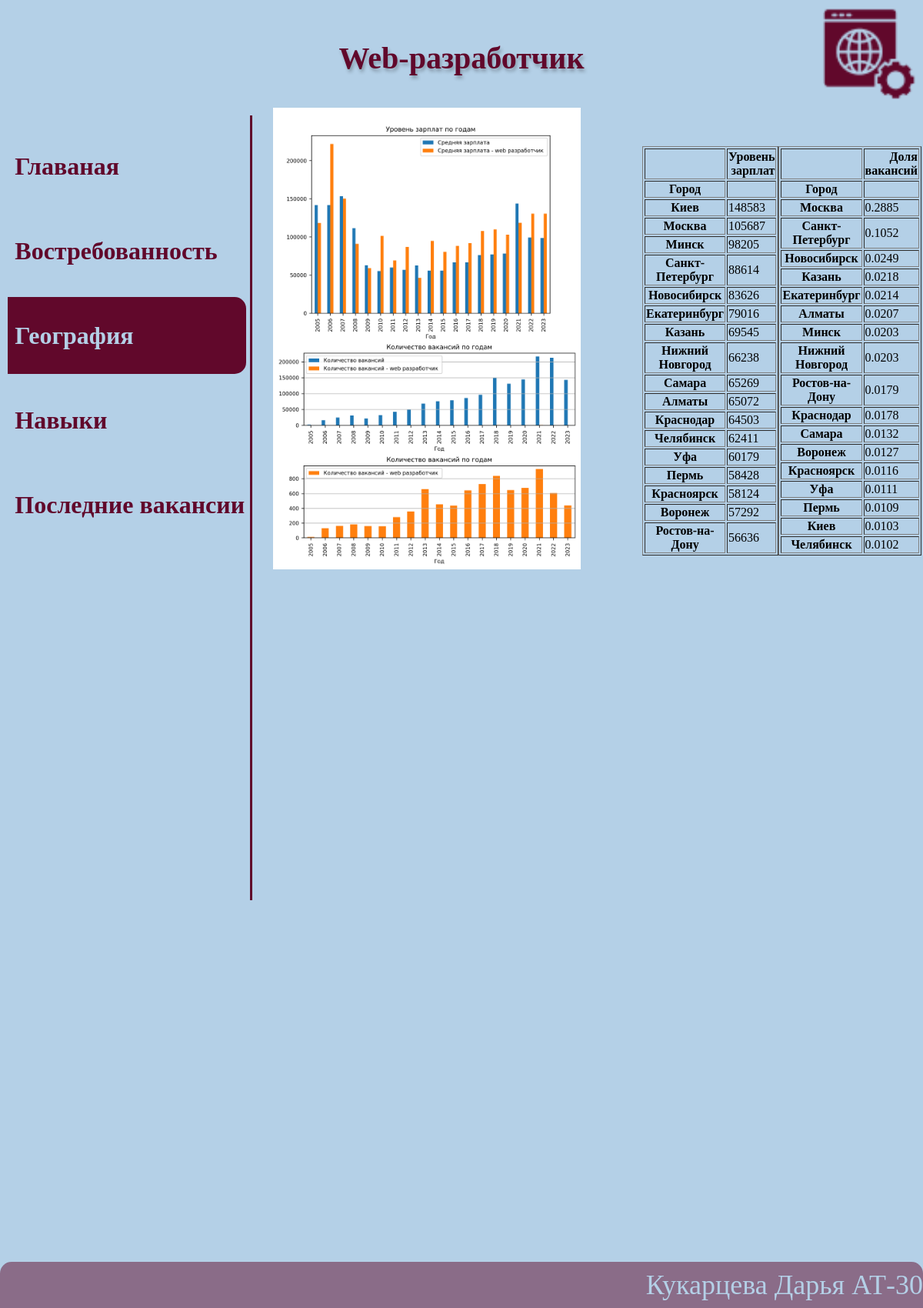
The app's page /location with its own data.
### web/models.py (models this page shows)
class Navigation(models.Model):
    role_name = models.TextField(blank=False, verbose_name='Роль', max_length=25)
    business_logo = models.ImageField(upload_to='images_secret/%Y/%m/%d', blank=False, verbose_name='Логотип компании')
    first_item = models.TextField(blank=False, verbose_name='Первый элемент', max_length=25)
    second_item = models.TextField(blank=False, verbose_name='Второй элемент', max_length=25)
    third_item = models.TextField(blank=False, verbose_name='Третий элемент', max_length=25)
    fourth_item = models.TextField(blank=False, verbose_name='Четвертый элемент', max_length=25)
    fifth_item = models.TextField(blank=False, verbose_name='Пятый элемент', max_length=25)
    creator = models.TextField(blank=False, verbose_name='Создатель', max_length=50)
    class Meta:
        db_table = 'navigation'

class Location(models.Model):
    city_salary_chart = models.ImageField(upload_to='images_secret/%Y/%m/%d', blank=False,
                                          verbose_name='График уровня зарплаты по городам')
    city_vacancy_chart = models.ImageField(upload_to='images_secret/%Y/%m/%d', blank=False,
                                           verbose_name='График доли вакансий по городам')
    data_table = models.TextField(blank=False, verbose_name='Таблица данных')
    class Meta:
        db_table = 'geography'

### web/views.py (the view)
# urls.py: path('location', geography_page, name='location'),
def geography_page(request):
    page_renderer = PageRenderer(request)
    return page_renderer.render_geography_page()

### web/views.py (called while the page is built)
    def render_page(self, template_name):
        return render(self.request, template_name, self.context)

    def render_geography_page(self):
        self.context['context'] = Location.objects.all()
        return self.render_page('Geography.html')

### templates/Geography.html (shortened to what this page needs)
{% load static %}
<!DOCTYPE html>
<html lang="ru">
<head>
    <link rel="stylesheet" href="{% static "css/styles.css" %}">
</head>
<body>
<header>
    <div class="name">
        {% for nav in navigation %}
            <p style="margin-top: 50px">Web-разработчик</p>
            <img class="logo" src="{% static 'images/logotip.png' %}">
            </div>
            </header>
            <main>
            <div class="body" style="height: 1700px;">
            <div class="navigation">
                <nav>
                    <ul>
                        <li>
                            <div><a href="/">{{ nav.first_item }}</a></div>
                        </li>
                        <li>
                            <div><a
                                    href={% url 'relevance' %}>{{ nav.second_item }}</a></div>
                        </li>
                        <li>
                            <div style="border-radius: 0px 15px 15px 0px; background: #61082B;"><a
                                    style="color: #B4D0E7 !important;"
                                    href={% url 'location' %}>{{ nav.third_item }}</a></div>
                        </li>
                        <li>
                            <div><a href={% url 'abilities' %}>{{ nav.fourth_item }}</a></div>
                        </li>
                        <li>
                            <div><a href={% url 'hh' %}>{{ nav.fifth_item }}</a></div>
                        </li>
                    </ul>
                </nav>
            </div>
        {% endfor %}
        <div class="home_text">
            {% for data in context %}
                <img class="demand_graph_1" src="{{ data.city_salary_chart.url }}"/>
                <img class="demand_graph_2" src="{{ data.city_vacancy_chart.url }}"/>
                <div class="tables">
                    {{ data.data_table|safe }}
                </div>
            {% endfor %}
        </div>
        </div>
        </main>
<footer>
    {% for nav in navigation %}
        <p>{{ nav.creator }}</p>
    {% endfor %}
</footer>
</body>
</html>

### static/css/styles.css (style rules this page uses)
html, body { padding: 0; margin: 0; background: #B4D0E7; }
header { position: absolute; width: 100%; height: 150px; z-index: 2; }
footer { position: fixed; width: 100%; height: 60px; left: 0px; bottom: 0; border-radius: 15px 15px 0px 0px; background: rgba(97, 8, 43, 0.50); display: flex; align-items: center; justify-content: flex-end; }
footer p { color: #B4D0E7; font-family: "Raleway"; font-size: 36px; font-style: normal; font-weight: 200; line-height: normal; }
a { color: #F64C72 !important; text-decoration: none }
.logo { width: 120px; height: 120px; position: absolute; right: 10px; top: 10px }
.name { align-self: center; width: 100%; height: 60px; left: 550px; top: 35px; font-family: 'Raleway'; font-style: normal; font-weight: 700; font-size: 40px; line-height: 51px; text-align: center; justify-content: center; color: #61082B; text-shadow: 2px 4px 4px rgba(0, 0, 0, 0.25); }
.navigation { justify-content: center; align-items: center; position: absolute; width: 325px; height: 60%; left: 0px; top: 150px; border-right: 3px solid #61082B; }
.navigation ul { text-align: left; list-style: none; padding-top: 0%; }
.navigation li { margin: 10px -30px; font-family: "Raleway"; font-size: 32px; font-weight: bold; }
.navigation li div { width: 310px; height: 100px; display: flex; align-items: center; }
.navigation li a { color: #61082B !important; margin-left: 3%; }
.home_text { position: absolute; left: 335px; top: 140px; }
.demand_graph_1 { width: 400px; height: 300px; position: absolute; left: 20px; top: 0px; }
.demand_graph_2 { width: 400px; height: 300px; left: 20px; position: absolute; top: 300px }
.tables { display: flex; flex-direction: row; justify-content: flex-start; position: absolute; left: 500px; top: 50px }
.tables table { color: #000; }

### records on screen
Navigation: first_item "Главаная", second_item "Востребованность", third_item "География", fourth_item "Навыки", fifth_item "Последние вакансии", creator "Кукарцева Дарья АТ-30"
Location: city_salary_chart (picture), city_vacancy_chart (picture), data_table "Уровень зарплат Город Киев 148583 Москва 105687 Минск 98205 Санкт-Петербург 88614 Новосибирск 83626 Екатеринбург 79016 Казань 69545 Нижний Новгород 66238 Самара 65269 Алматы 65072 Краснодар 64503 Челябинск 62411 Уфа 60179 Пермь 58428 Красноярск 58124 Воронеж 57292 Ростов-на-Дону 56636 Доля вакансий Город Москва 0.2885 Санкт-Петербург 0.1052 Новосибирск 0.0249 Казань 0.0218 Екатеринбург 0.0214 Алматы 0.0207 Минск 0.0203 Нижний Новгород 0.0203 Ростов-на-Дону 0.0179 Краснодар 0.0178 Самара 0.0132 Воронеж 0.0127 Красноярск 0.0116 Уфа 0.0111 Пермь 0.0109 Киев 0.0103 Челябинск 0.0102"
